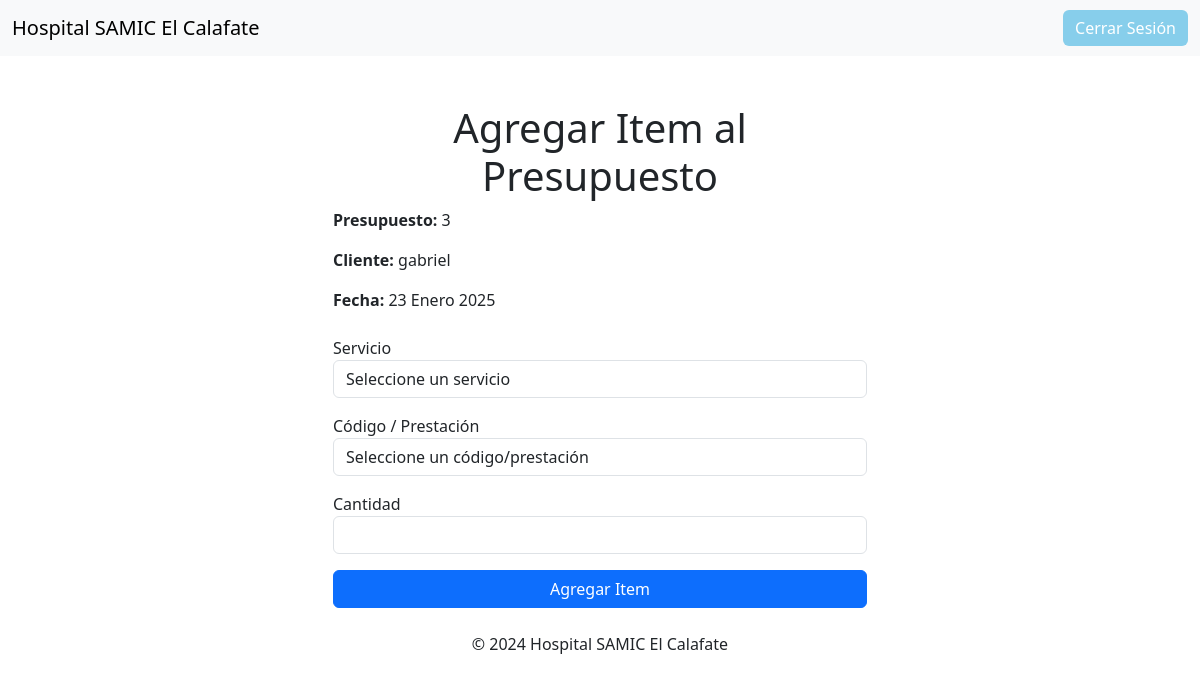
Page /facturacion/presupuesto/3/agregar_item/ (signed in) on the committed database.
### facturacion/models.py (models this page shows, shortened)
class Presupuesto(models.Model):
    numero = models.AutoField(primary_key=True)  # Número único de presupuesto
    cliente = models.CharField(max_length=255)  # Nombre del cliente
    documento = models.CharField(max_length=20)  # Documento del cliente
    fecha = models.DateField(auto_now_add=True)  # Fecha de creación del presupuesto

### facturacion/views.py (the view, shortened to what this page needs)
# urls.py: path('presupuesto/<int:presupuesto_id>/agregar_item/', views.agregar_item, name='agregar_item'),
@login_required
def agregar_item(request, presupuesto_id):
    presupuesto = get_object_or_404(Presupuesto, pk=presupuesto_id)
    servicios = Prestacion.objects.values('servicio').distinct()
    return render(request, 'facturacion/agregar_item.html', {
        'presupuesto': presupuesto,
        'servicios': servicios,
    })

### facturacion/templates/facturacion/agregar_item.html (shortened to what this page needs)
{% extends 'index.html' %}
{% block content %}
<div class="container mt-5">
    <div class="row justify-content-center">
        <div class="col-md-6">
            <h1 class="text-center">Agregar Item al Presupuesto</h1>
            <p><strong>Presupuesto:</strong> {{ presupuesto.numero }}</p>
            <p><strong>Cliente:</strong> {{ presupuesto.cliente }}</p>
            <p><strong>Fecha:</strong> {{ presupuesto.fecha }}</p>
            <form method="post" class="mt-4">
                <div class="form-group mb-3">
                    <label for="servicio">Servicio</label>
                    <select id="servicio" name="servicio" class="form-control" required>
                        <option value="" disabled selected>Seleccione un servicio</option>
                    </select>
                </div>
                <div class="form-group mb-3">
                    <label for="prestacion">Código / Prestación</label>
                    <select id="prestacion" name="prestacion" class="form-control" required>
                        <option value="" disabled selected>Seleccione un código/prestación</option>
                    </select>
                </div>
                <div class="form-group mb-3">
                    <label for="cantidad">Cantidad</label>
                    <input type="number" id="cantidad" name="cantidad" class="form-control" min="1" required>
                </div>
                <button type="submit" class="btn btn-primary w-100">Agregar Item</button>
            </form>
        </div>
    </div>
</div>
{% endblock %}

### rows in the picture
Presupuesto: numero "3", cliente "gabriel", fecha "23 Enero 2025"
